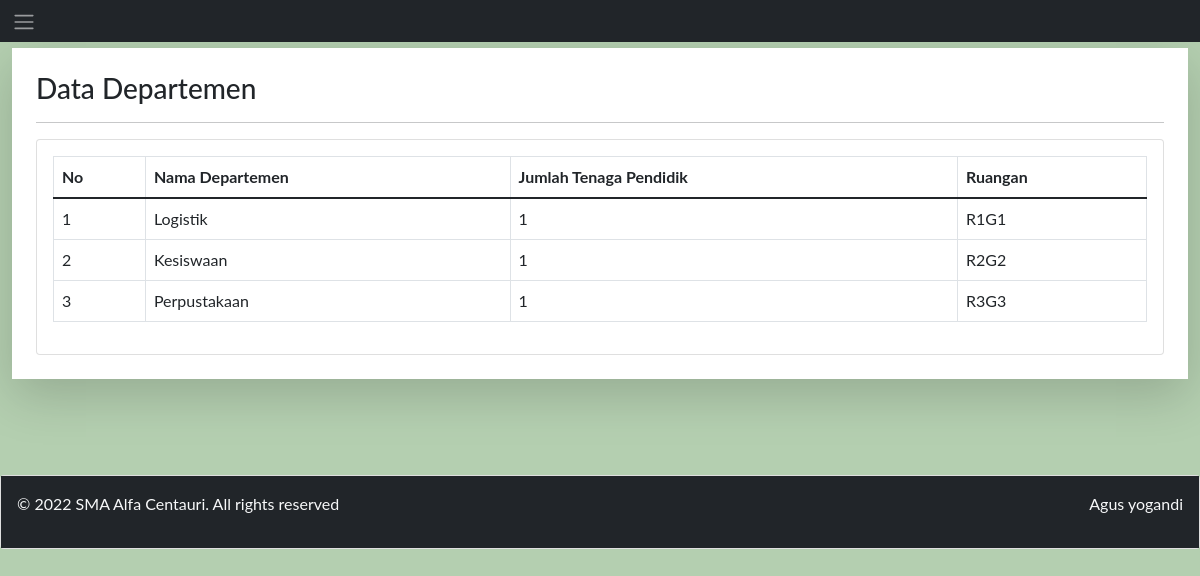
Screenshot of /Index/Kepsek/dataDepartemen.php (signed in) with the database file from the repository.
### tables this page shows
CREATE TABLE `departemen` (
  `id` int(11) NOT NULL,
  `namaDepartement` varchar(255) NOT NULL,
  `jumlah` varchar(255) NOT NULL,
  `ruangan` varchar(255) NOT NULL
);

### Index/Kepsek/dataDepartemen.php (the view, shortened to what this page needs)
<!DOCTYPE html>
<html>
<head>
    <link href="https://cdn.jsdelivr.net/npm/bootstrap@5.1.3/dist/css/bootstrap.min.css" rel="stylesheet">
</head>
<body style="background-color: #b4cfb0;">
    <nav class="navbar navbar-expand-sm bg-dark navbar-dark fixed-top">
        <div class="container-fluid">
            <ul class="navbar-nav">
                <li class="nav-item">
                    <span class="navbar-toggler-icon" onclick="openNav()" style="color: white;"></span>
                </li>
            </ul>
        </div>
    </nav>
    <div id="main">
        <br>
        <div class="container-fluid mt-4">
            <div class="shadow-lg p-4 mb-4 bg-white">
                <h3>Data Departemen</h3>
                <hr style="width: 100%;">
                <div class="card">
                    <div class="card-body">
                        <table class="table table-bordered">
                            <thead>
                                <tr>
                                    <th>No</th>
                                    <th>Nama Departemen</th>
                                    <th>Jumlah Tenaga Pendidik</th>
                                    <th>Ruangan</th>
                                </tr>
                            </thead>
                            <tbody>
                                <?php include("../../koneksi.php");
                                   $sql = "SELECT * FROM departemen";
                                   $query = mysqli_query($db, $sql);
                                   $i=1;
                                   while($user_data = mysqli_fetch_array($query)){
                                    ?>
                                <tr>
                                    <td><?php echo($i++); ?></td>
                                    <td><?php echo($user_data['namaDepartement']); ?></td>
                                    <td><?php echo($user_data['jumlah']); ?></td>
                                    <td><?php echo($user_data['ruangan']); ?></td>
                                </tr>
                                <?php } ?>
                            </tbody>
                        </table>
                    </div>
                </div>
            </div>
        </div>
    </div>
    <br>
    <br>
    <br>
    <div class="card">
        <div class="card-body bg-dark text-light">
            <div class="row">
                <div class="col-6">
                    <p>© 2022 SMA Alfa Centauri. All rights reserved</p>
                </div>
                <div class="col-6">
                    <p class="float-end">Agus yogandi</p>
                </div>
            </div>
        </div>
    </div>
</body>
</html>

### Index/Kepsek/dataDepartemen.php (style rules this page uses)
body { font-family: "Lato", sans-serif; }

### rows the page displays
departemen: namaDepartement "Logistik", jumlah "1", ruangan "R1G1"
departemen: namaDepartement "Kesiswaan", jumlah "1", ruangan "R2G2"
departemen: namaDepartement "Perpustakaan", jumlah "1", ruangan "R3G3"
